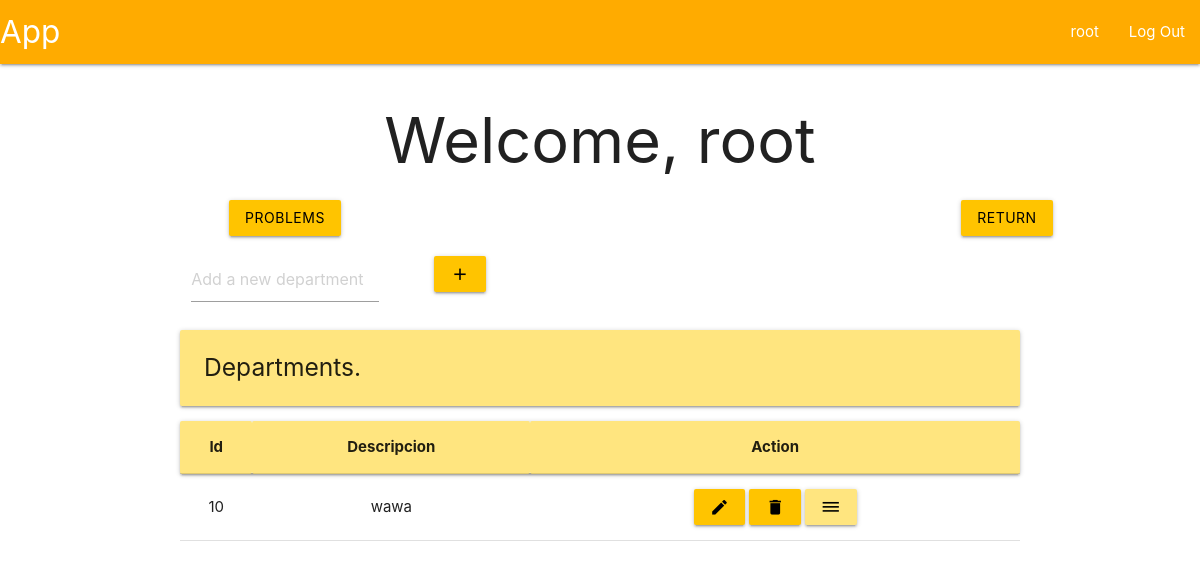
/deparment/view (signed in), run on an earlier commit of the app's database.
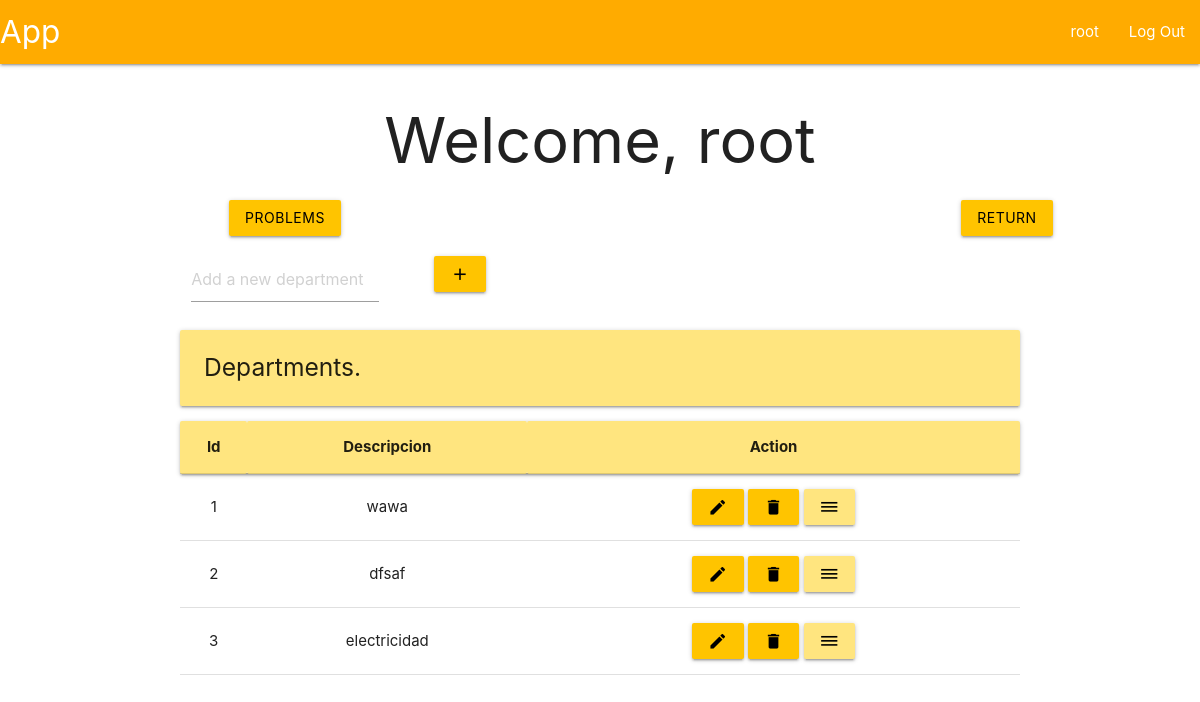
And on a later commit of the database.
### tables this page shows
CREATE TABLE user (
    id INTEGER PRIMARY KEY AUTOINCREMENT,
    username TEXT UNIQUE NOT NULL,
    firstname TEXT NOT NULL,
    secondname TEXT NOT NULL,
    password TEXT NOT NULL,
    roleId INTEGER,
    proyId INTEGER,
    auth INTEGER,

    FOREIGN KEY (roleId) REFERENCES roles(id),
    FOREIGN KEY (proyId) REFERENCES proyect(id)
);

CREATE TABLE departments (
    id INTEGER PRIMARY KEY AUTOINCREMENT,
    description TEXT NOT NULL UNIQUE
);

### app/department.py (the view, shortened to what this page needs)
@bp.route('view', methods=('POST', 'GET'))
@root_required
def departmentView():
    db = get_db()
    departments = db.execute('SELECT * FROM departments').fetchall()
    return render_template('index/root/departmentsView.html', departments=departments)

### app/auth.py (called while the page is built)
@bp.before_app_request
def load_logged_in_user():
    user_id = session.get('user_id')
    if user_id is None:
        g.user = None
    else:
        g.user = get_db().execute(
            "SELECT * FROM user WHERE id = ?",
            (user_id,)
        ).fetchone()

def root_required(view):
    @functools.wraps(view)
    def wrapped_view(**kwargs):
        if g.user is None:
            return redirect(url_for('auth.login'))
        elif g.user['roleId'] != 1:
            return redirect(url_for('user.profile'))
        return view(**kwargs)
    return wrapped_view

### app/db.py (called while the page is built)
def get_db():
    if 'db' not in g:
        g.db = sqlite3.connect(
            current_app.config['DATABASE'],
            detect_types = sqlite3.PARSE_DECLTYPES
        )
        g.db.row_factory = sqlite3.Row
    return g.db

### app/templates/index/root/departmentsView.html
{% extends 'base.html' %}
{% block header %}
  <h1>{% block title %}Welcome, {{ g.user['username'] }}{% endblock %}</h1>
{% endblock %}
{% block content %}
<div class="row">
  <form method="POST">
    <div class="col s3">
      <button class="btn amber accent-3 black-text" type="subtmit" value="problems" name="problems">Problems</button>
    </div>
    <div class="col s1 offset-s8">
      <button class="btn amber accent-3 black-text" type="submit" value="return" name="return">Return</button>
    </div>
  </form>
</div>
<div class="row">
    <form method="POST">
        <div class="col s3">
            <input placeholder="Add a new department" name="dep">
        </div>
        <div class="col s2">
            <button class="btn amber accent-3 black-text" type="submit" name="create">
                <i class="material-icons">add</i>
            </button>
        </div>
    </form>
</div>
<div class="left-align">
  <h5 class="card-panel amber accent-1">Departments.</h5>
</div>
<table class="centered">
  <thead class="card-panel amber accent-1">
    <tr>
      <th>Id</th>
      <th>Descripcion</th>
      <th>Action</th>
    </tr>
  </thead>
  <tbody>
    {% for dep in departments %}
      <tr>
        <td>{{ dep['id'] }}</td>
        <td>{{ dep['description']}}</td>
        <td>
          <form method="POST">
            <button class="btn amber accent-3 black-text" type="submit" name="edit" value="{{ dep['id'] }}">
                <i class="material-icons">edit</i>
            </button>
            <button class="btn amber accent-3 black-text" type="submit" name="delete" value="{{ dep['id'] }}">
                <i class="material-icons">delete</i>
            </button>
            <button class="btn amber accent-1 black-text" type="submit" name="detail", value="{{ dep['id'] }}">
                <i class="material-icons">dehaze</i>
            </button>
          </form>
        </td>
      </tr>
    {% endfor %}
  </tbody>
</table>
{% endblock %}

### app/templates/base.html (shortened to what this page needs)
<!DOCTYPE html>
<link rel="stylesheet" href="{{ url_for('static', filename='materialize.css') }}">
<link rel="stylesheet" href="{{ url_for('static', filename='style.css') }}">
<nav>
    <div class="nav-wrapper amber accent-4">
      <a href="#" class="brand-logo">App</a>
      <ul class="right hide-n black-text text-black">
        {% if g.user %}
            <li><a href="{{ url_for('user.profile')}}">{{ g.user['username'] }}</span></a>
            <li><a href="{{ url_for('auth.logout') }}">Log Out</a>
        {% else %}
            <li><a href="{{ url_for('auth.register') }}">Register</a>
            <li><a href="{{ url_for('auth.login') }}">Log In</a>
        {% endif %}
      </ul>
    </div>
</nav>
<section class="content container center-align">
    <header>
        {% block header %}{% endblock %}
    </header>
    {% block content %}{% endblock %}
</section>

What changed in the data, as far as the page shows it:
removed departments: id "10", description "wawa"
added departments: id "1", description "wawa"
added departments: id "2", description "dfsaf"
added departments: id "3", description "electricidad"
